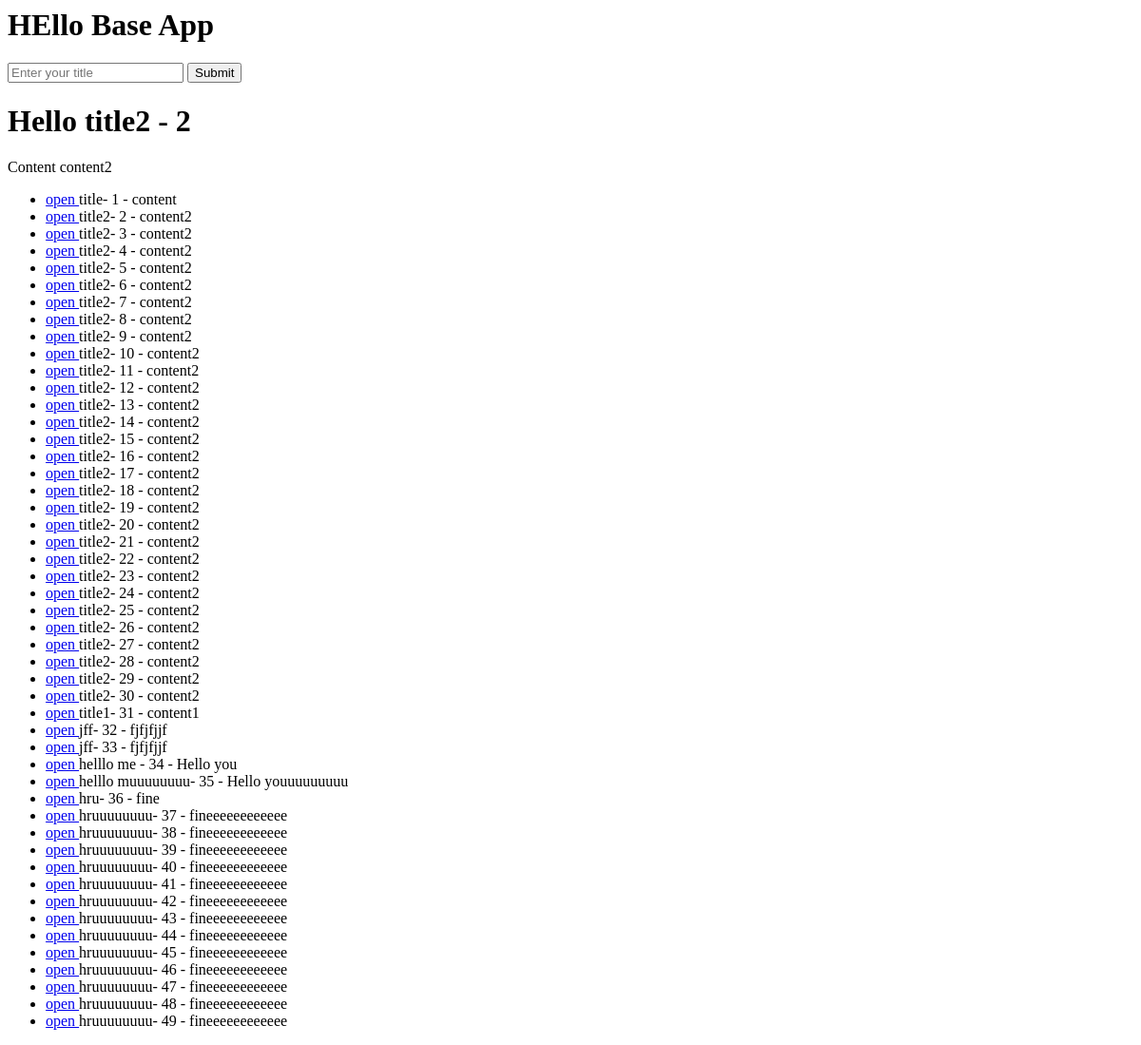
Before: / with the older database file.
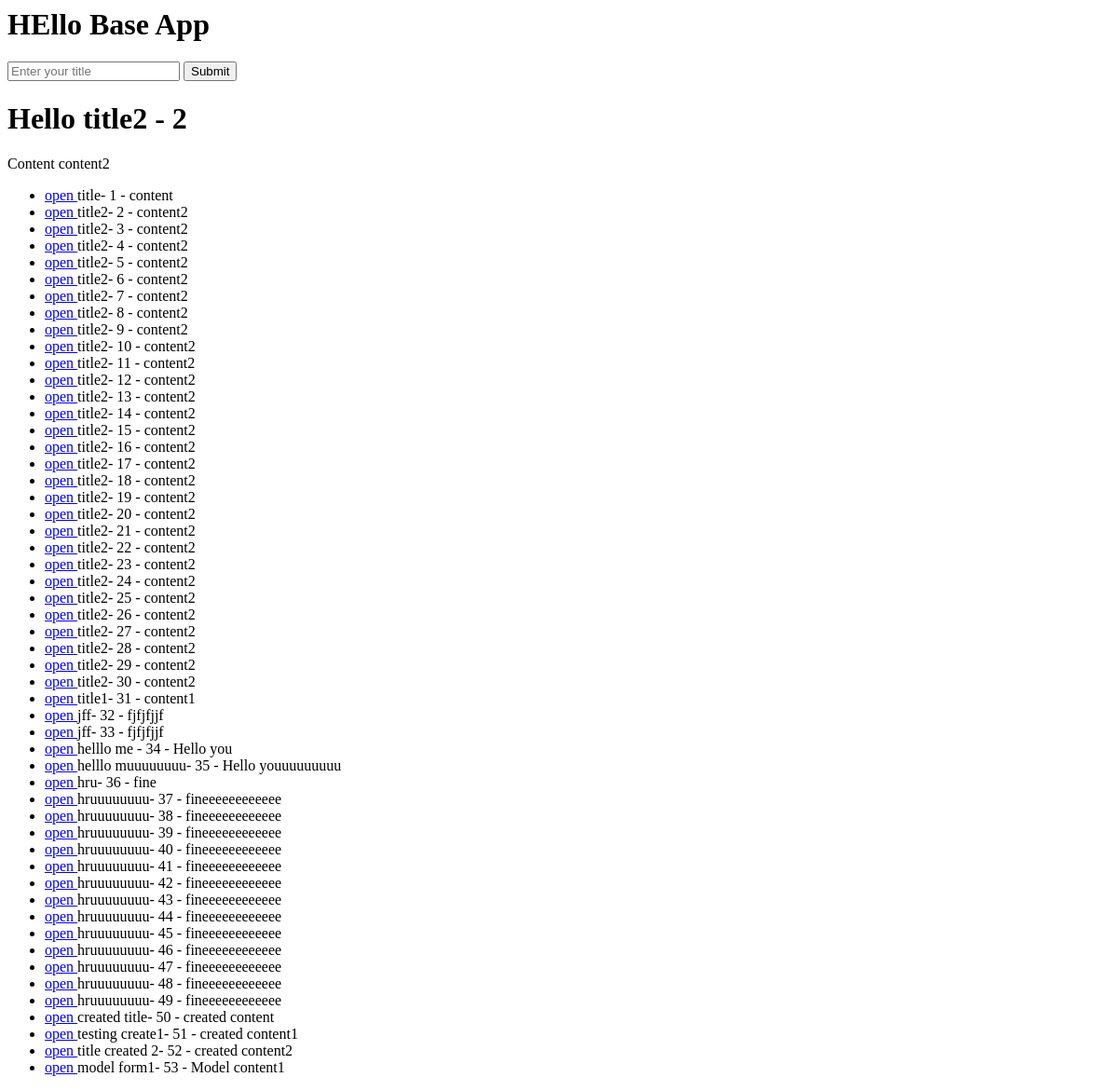
After: the same page with the newer database file.
### articles/models.py (models this page shows, shortened)
class Article(models.Model):
    title = models.CharField(max_length=120)
    content = models.TextField()
    active = models.BooleanField(default=True)

### blogapp/view.py (the view)
# urls.py: path('', home_view),
def home_view(request, *args, **kwargs):
    name = "Osman"
    print(args, kwargs)
    number = random.randint(0, 100000)
    article_obj = Article.objects.get(id=2)
    article_title = article_obj.title
    article_content = article_obj.content
    article_id = article_obj.id
    object_list = Article.objects.all()
    context = {
        "title": article_title,
        "id": article_id,
        "content": article_content,
        "obj_list": object_list,
    }
    HTML_STRING = render_to_string("home-view.html", context=context)
    return HttpResponse(HTML_STRING)

### templates/home-view.html
{% extends "base.html" %}
{% block content %}
    <h1>Hello {{title}} - {{id}}</h1>
    <p> Content {{content}} </p>
    <ul>
        {%for i in obj_list %}
            <li> <a href="articles/{{i.id}}/"> open </a> {{i.title}}- {{i.id}} - {{i.content}} </li>
        {%endfor%}
    </ul>
{% endblock content %}

### templates/base.html (shortened to what this page needs)
<html>
<head>
</head>
<body>
    <h1>HEllo Base App</h1>
    <form action="/articles/">
        <input type="text" name="query" placeholder="Enter your title" />
        <input type="submit" value="Submit"/>
    </form>
    {% block content%}
    {% endblock content %}
</body>

Changed rows visible on the page:
added Article: title "created title", id "50", content "created content"
added Article: title "testing create1", id "51", content "created content1"
added Article: title "title created 2", id "52", content "created content2"
added Article: title "model form1", id "53", content "Model content1"
